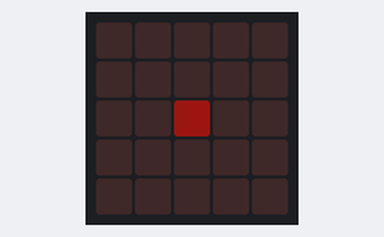
A program run on a simulated BBC micro:bit running MicroPython. Parts: the board's 5×5 LED display. Dim RGB values are drawn brighter than linear.

Above: at 0.3 s.
At 0.7 s:
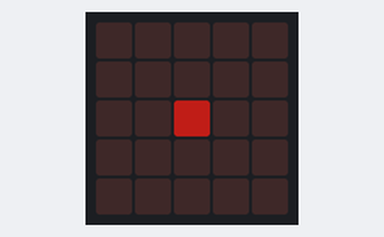
At 1.1 s:
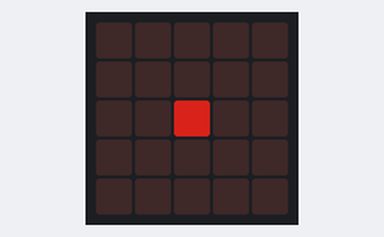
At 2.0 s:
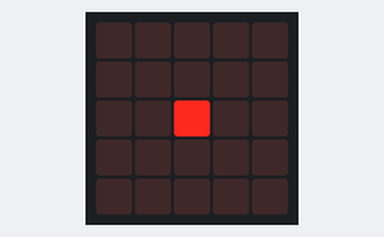
At 2.7 s:
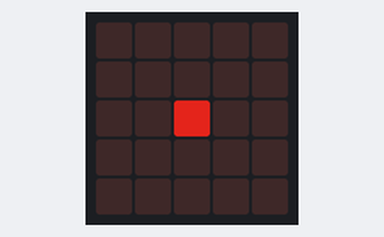
At 3.5 s:
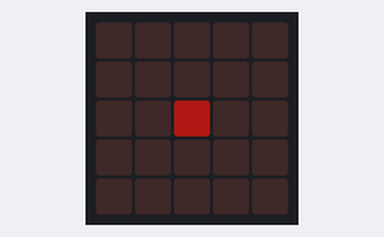

The program:

zvezda.py
```python
from microbit import *

while True:

    for osvetljaj in range(10):
        display.set_pixel(2, 2, osvetljaj)
        sleep(200)
    for osvetljaj in range(9, 0, -1):
        display.set_pixel(2, 2, osvetljaj)
        sleep(200)
```

Measured:
- by itself, everything shown: repeats every 3.8 s, in 18 steps
- what the display in image 3 shows lasts 0.4 s, from 1.8 s to 2.2 s
